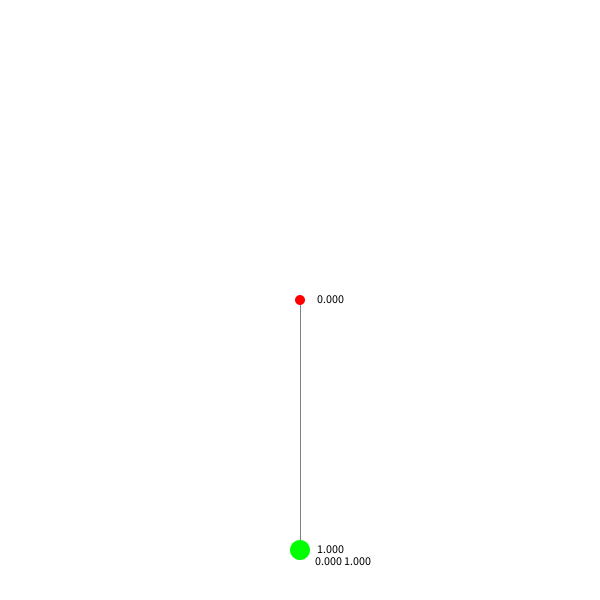
Frame 1 (no input)
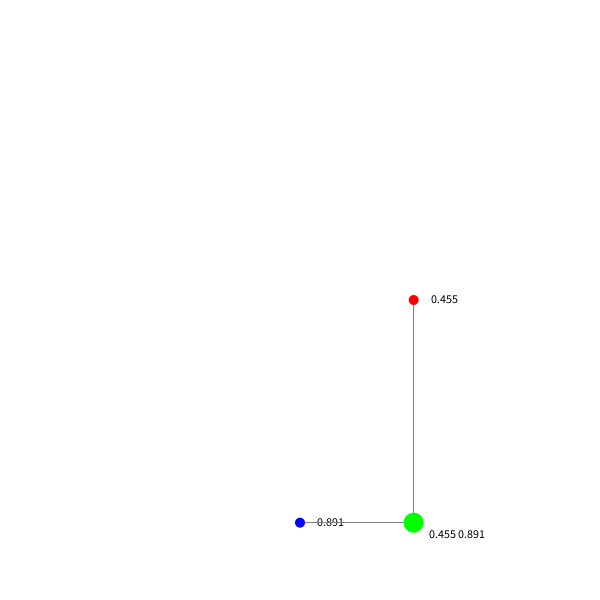
Frame 60 (the mouse pressed at the canvas centre just before this capture)
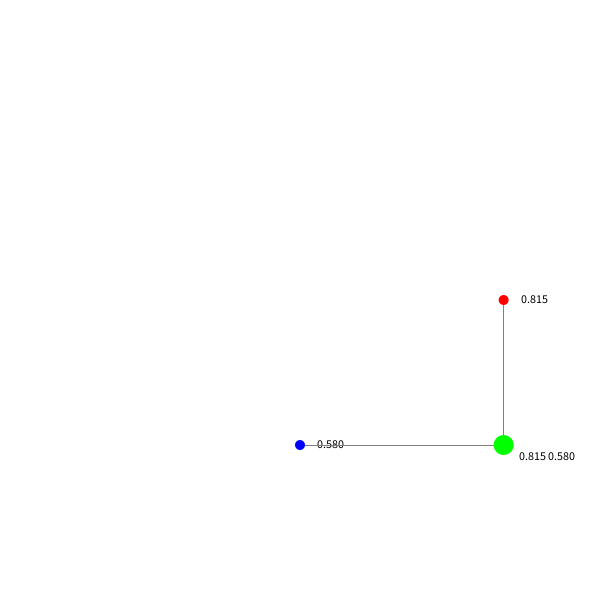
Frame 120 (the mouse held since frame 60 and released just before this capture)

The Processing sketch that drew these frames (run headless with seeded random() and noise(); from frame 60 on, the mouse is pressed at the canvas centre):

// Processing sketch: sketch_00_recap_circle_howto
// ── sketch_00_recap_circle_howto.pde
// Gestalten mit Code - day 04 - beginner lectures

/**
 * Trigonometry
 * Recap how to draw a circle using sine and cosine
 *
 * Task: 
 * add second time stream for cosFunc
 * shift cosFunc by some amount of PI
 */
 
 
 float t = 0;
 float speed = 0.008;
 float centerX;
 
 void setup() {
   size(600, 600);
   centerX = (width / 2.0);
 }
 
 void draw() {
   background(255);
   
   float sinFunc = sin(t);
   float cosFunc = cos(t);
   
   float posX = map(sinFunc, -1, 1, 50, height-50);
   float posY = map(cosFunc, -1, 1, 50, height-50);
   
   fill(0);
   
   text(sinFunc, posX+15, centerX+3);
   text(cosFunc, centerX+15, posY+3);
   text(nf(sinFunc, 1, 3) + " " + nf(cosFunc, 1, 3), posX+15, posY+15);
   
   stroke(128);
   line(posX, centerX, posX, posY);
   line(centerX, posY, posX, posY);
   
   noStroke();
   fill(255, 0, 0);
   ellipse(posX, centerX, 10, 10);
   
   fill(0, 0, 255);
   ellipse(centerX, posY, 10, 10);
   
   fill(0, 255, 0);
   ellipse(posX, posY, 20, 20);
   
   t = t + speed;
 }
